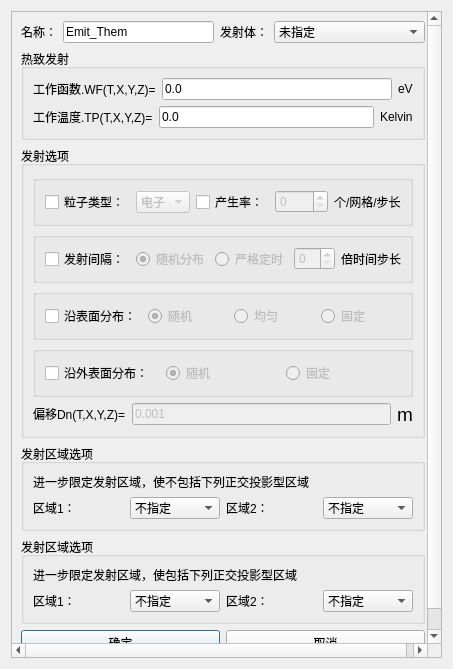
<?xml version="1.0" encoding="UTF-8"?>
<ui version="4.0">
 <class>Dialog_EmtDlg</class>
 <widget class="QDialog" name="Dialog_EmtDlg">
  <property name="windowModality">
   <enum>Qt::ApplicationModal</enum>
  </property>
  <property name="geometry">
   <rect>
    <x>0</x>
    <y>0</y>
    <width>453</width>
    <height>669</height>
   </rect>
  </property>
  <property name="minimumSize">
   <size>
    <width>0</width>
    <height>0</height>
   </size>
  </property>
  <property name="maximumSize">
   <size>
    <width>16777215</width>
    <height>16777215</height>
   </size>
  </property>
  <property name="windowTitle">
   <string>热致发射</string>
  </property>
  <layout class="QGridLayout" name="gridLayout_10">
   <item row="0" column="0">
    <widget class="QScrollArea" name="scrollArea">
     <property name="widgetResizable">
      <bool>true</bool>
     </property>
     <widget class="QWidget" name="scrollAreaWidgetContents">
      <property name="geometry">
       <rect>
        <x>0</x>
        <y>0</y>
        <width>416</width>
        <height>659</height>
       </rect>
      </property>
      <layout class="QGridLayout" name="gridLayout_9">
       <item row="0" column="0">
        <layout class="QHBoxLayout" name="horizontalLayout_9">
         <item>
          <widget class="QLabel" name="Label_Name_2">
           <property name="sizePolicy">
            <sizepolicy hsizetype="Fixed" vsizetype="Preferred">
             <horstretch>0</horstretch>
             <verstretch>0</verstretch>
            </sizepolicy>
           </property>
           <property name="text">
            <string>名称：</string>
           </property>
          </widget>
         </item>
         <item>
          <widget class="QLineEdit" name="LineEdit_Name">
           <property name="sizePolicy">
            <sizepolicy hsizetype="Preferred" vsizetype="Fixed">
             <horstretch>0</horstretch>
             <verstretch>0</verstretch>
            </sizepolicy>
           </property>
           <property name="text">
            <string>Emit_Them</string>
           </property>
          </widget>
         </item>
         <item>
          <widget class="QLabel" name="Label_Shadow_2">
           <property name="sizePolicy">
            <sizepolicy hsizetype="Fixed" vsizetype="Preferred">
             <horstretch>0</horstretch>
             <verstretch>0</verstretch>
            </sizepolicy>
           </property>
           <property name="text">
            <string>发射体：</string>
           </property>
          </widget>
         </item>
         <item>
          <widget class="StyledComboBox" name="ComboBox_Shadow">
           <property name="enabled">
            <bool>true</bool>
           </property>
           <property name="sizePolicy">
            <sizepolicy hsizetype="Preferred" vsizetype="Fixed">
             <horstretch>0</horstretch>
             <verstretch>0</verstretch>
            </sizepolicy>
           </property>
           <property name="maximumSize">
            <size>
             <width>16777215</width>
             <height>16777215</height>
            </size>
           </property>
           <property name="sizeIncrement">
            <size>
             <width>1</width>
             <height>0</height>
            </size>
           </property>
           <property name="editable">
            <bool>false</bool>
           </property>
           <item>
            <property name="text">
             <string>未指定</string>
            </property>
           </item>
          </widget>
         </item>
        </layout>
       </item>
       <item row="1" column="0">
        <spacer name="verticalSpacer">
         <property name="orientation">
          <enum>Qt::Vertical</enum>
         </property>
         <property name="sizeHint" stdset="0">
          <size>
           <width>20</width>
           <height>40</height>
          </size>
         </property>
        </spacer>
       </item>
       <item row="2" column="0">
        <widget class="QGroupBox" name="groupBox">
         <property name="title">
          <string>热致发射</string>
         </property>
         <layout class="QGridLayout" name="gridLayout_5">
          <item row="0" column="0">
           <spacer name="verticalSpacer_2">
            <property name="orientation">
             <enum>Qt::Vertical</enum>
            </property>
            <property name="sizeHint" stdset="0">
             <size>
              <width>20</width>
              <height>40</height>
             </size>
            </property>
           </spacer>
          </item>
          <item row="2" column="0">
           <spacer name="verticalSpacer_3">
            <property name="orientation">
             <enum>Qt::Vertical</enum>
            </property>
            <property name="sizeHint" stdset="0">
             <size>
              <width>20</width>
              <height>40</height>
             </size>
            </property>
           </spacer>
          </item>
          <item row="3" column="0">
           <layout class="QHBoxLayout" name="horizontalLayout_7">
            <item>
             <widget class="QLabel" name="label_3">
              <property name="text">
               <string>&lt;html&gt;&lt;head/&gt;&lt;body&gt;&lt;p&gt;工作温度.TP(T,X,Y,Z)=&lt;/p&gt;&lt;/body&gt;&lt;/html&gt;</string>
              </property>
             </widget>
            </item>
            <item>
             <widget class="QLineEdit" name="LineEdit_TP">
              <property name="enabled">
               <bool>true</bool>
              </property>
              <property name="text">
               <string>0.0</string>
              </property>
             </widget>
            </item>
            <item>
             <widget class="QLabel" name="label_4">
              <property name="text">
               <string>&lt;html&gt;&lt;head/&gt;&lt;body&gt;&lt;p&gt;Kelvin&lt;/p&gt;&lt;/body&gt;&lt;/html&gt;</string>
              </property>
             </widget>
            </item>
           </layout>
          </item>
          <item row="1" column="0">
           <layout class="QHBoxLayout" name="horizontalLayout_6">
            <item>
             <widget class="QLabel" name="label">
              <property name="text">
               <string>&lt;html&gt;&lt;head/&gt;&lt;body&gt;&lt;p&gt;工作函数.WF(T,X,Y,Z)=&lt;/p&gt;&lt;/body&gt;&lt;/html&gt;</string>
              </property>
             </widget>
            </item>
            <item>
             <widget class="QLineEdit" name="LineEdit_WF">
              <property name="text">
               <string>0.0</string>
              </property>
             </widget>
            </item>
            <item>
             <widget class="QLabel" name="label_2">
              <property name="text">
               <string>&lt;html&gt;&lt;head/&gt;&lt;body&gt;&lt;p&gt;eV&lt;/p&gt;&lt;/body&gt;&lt;/html&gt;</string>
              </property>
             </widget>
            </item>
           </layout>
          </item>
          <item row="4" column="0">
           <spacer name="verticalSpacer_4">
            <property name="orientation">
             <enum>Qt::Vertical</enum>
            </property>
            <property name="sizeHint" stdset="0">
             <size>
              <width>20</width>
              <height>40</height>
             </size>
            </property>
           </spacer>
          </item>
         </layout>
        </widget>
       </item>
       <item row="3" column="0">
        <widget class="QGroupBox" name="groupBox_2">
         <property name="title">
          <string>发射选项</string>
         </property>
         <layout class="QGridLayout" name="gridLayout_4">
          <item row="4" column="0">
           <layout class="QHBoxLayout" name="horizontalLayout_3">
            <item>
             <widget class="QGroupBox" name="groupBox_6">
              <property name="title">
               <string/>
              </property>
              <property name="flat">
               <bool>true</bool>
              </property>
              <layout class="QGridLayout" name="gridLayout_6">
               <item row="0" column="0">
                <widget class="QCheckBox" name="checkBox_surface">
                 <property name="text">
                  <string>沿表面分布：</string>
                 </property>
                </widget>
               </item>
               <item row="0" column="1">
                <widget class="QRadioButton" name="radioButton_randomm">
                 <property name="enabled">
                  <bool>false</bool>
                 </property>
                 <property name="text">
                  <string>随机</string>
                 </property>
                 <property name="checked">
                  <bool>true</bool>
                 </property>
                </widget>
               </item>
               <item row="0" column="2">
                <widget class="QRadioButton" name="radioButton_uniform">
                 <property name="enabled">
                  <bool>false</bool>
                 </property>
                 <property name="text">
                  <string>均匀</string>
                 </property>
                </widget>
               </item>
               <item row="0" column="3">
                <widget class="QRadioButton" name="radioButton_fixed">
                 <property name="enabled">
                  <bool>false</bool>
                 </property>
                 <property name="text">
                  <string>固定</string>
                 </property>
                </widget>
               </item>
              </layout>
             </widget>
            </item>
           </layout>
          </item>
          <item row="3" column="0">
           <spacer name="verticalSpacer_6">
            <property name="orientation">
             <enum>Qt::Vertical</enum>
            </property>
            <property name="sizeHint" stdset="0">
             <size>
              <width>20</width>
              <height>40</height>
             </size>
            </property>
           </spacer>
          </item>
          <item row="1" column="0">
           <spacer name="verticalSpacer_5">
            <property name="orientation">
             <enum>Qt::Vertical</enum>
            </property>
            <property name="sizeHint" stdset="0">
             <size>
              <width>20</width>
              <height>40</height>
             </size>
            </property>
           </spacer>
          </item>
          <item row="2" column="0">
           <layout class="QHBoxLayout" name="horizontalLayout_2">
            <item>
             <widget class="QGroupBox" name="groupBox_7">
              <property name="title">
               <string/>
              </property>
              <property name="flat">
               <bool>true</bool>
              </property>
              <layout class="QGridLayout" name="gridLayout_7">
               <item row="0" column="2">
                <widget class="QRadioButton" name="radioButton_strictTiming">
                 <property name="enabled">
                  <bool>false</bool>
                 </property>
                 <property name="text">
                  <string>严格定时</string>
                 </property>
                </widget>
               </item>
               <item row="0" column="3">
                <widget class="QSpinBox" name="spinBox_timesStep">
                 <property name="enabled">
                  <bool>false</bool>
                 </property>
                </widget>
               </item>
               <item row="0" column="1">
                <widget class="QRadioButton" name="radioButton_random">
                 <property name="enabled">
                  <bool>false</bool>
                 </property>
                 <property name="text">
                  <string>随机分布</string>
                 </property>
                 <property name="checked">
                  <bool>true</bool>
                 </property>
                </widget>
               </item>
               <item row="0" column="0">
                <widget class="QCheckBox" name="checkBox_transmittingInterval">
                 <property name="text">
                  <string>发射间隔：</string>
                 </property>
                </widget>
               </item>
               <item row="0" column="4">
                <widget class="QLabel" name="label_9">
                 <property name="text">
                  <string>倍时间步长</string>
                 </property>
                </widget>
               </item>
              </layout>
             </widget>
            </item>
           </layout>
          </item>
          <item row="8" column="0">
           <layout class="QHBoxLayout" name="horizontalLayout_5">
            <item>
             <widget class="QLabel" name="label_5">
              <property name="text">
               <string>&lt;html&gt;&lt;head/&gt;&lt;body&gt;&lt;p&gt;偏移Dn(T,X,Y,Z)=&lt;/p&gt;&lt;/body&gt;&lt;/html&gt;</string>
              </property>
             </widget>
            </item>
            <item>
             <widget class="QLineEdit" name="LineEdit_Dn">
              <property name="enabled">
               <bool>false</bool>
              </property>
              <property name="text">
               <string>0.001</string>
              </property>
             </widget>
            </item>
            <item>
             <widget class="QLabel" name="label_8">
              <property name="text">
               <string>&lt;html&gt;&lt;head/&gt;&lt;body&gt;&lt;p&gt;&lt;span style=&quot; font-size:14pt;&quot;&gt;m&lt;/span&gt;&lt;/p&gt;&lt;/body&gt;&lt;/html&gt;</string>
              </property>
             </widget>
            </item>
           </layout>
          </item>
          <item row="6" column="0">
           <layout class="QHBoxLayout" name="horizontalLayout_4">
            <item>
             <widget class="QGroupBox" name="groupBox_5">
              <property name="title">
               <string/>
              </property>
              <property name="flat">
               <bool>true</bool>
              </property>
              <layout class="QGridLayout" name="gridLayout">
               <item row="0" column="1">
                <widget class="QRadioButton" name="radioButton_randommm">
                 <property name="enabled">
                  <bool>false</bool>
                 </property>
                 <property name="text">
                  <string>随机</string>
                 </property>
                 <property name="checked">
                  <bool>true</bool>
                 </property>
                </widget>
               </item>
               <item row="0" column="2">
                <widget class="QRadioButton" name="radioButton_alongOutsideFixed">
                 <property name="enabled">
                  <bool>false</bool>
                 </property>
                 <property name="text">
                  <string>固定</string>
                 </property>
                </widget>
               </item>
               <item row="0" column="0">
                <widget class="QCheckBox" name="checkBox_outSurface">
                 <property name="text">
                  <string>沿外表面分布：</string>
                 </property>
                </widget>
               </item>
              </layout>
             </widget>
            </item>
           </layout>
          </item>
          <item row="0" column="0">
           <layout class="QHBoxLayout" name="horizontalLayout_8">
            <item>
             <widget class="QGroupBox" name="groupBox_8">
              <property name="title">
               <string/>
              </property>
              <property name="flat">
               <bool>true</bool>
              </property>
              <layout class="QGridLayout" name="gridLayout_8">
               <item row="0" column="3">
                <widget class="QSpinBox" name="spinBox_generationRate">
                 <property name="enabled">
                  <bool>false</bool>
                 </property>
                </widget>
               </item>
               <item row="0" column="1">
                <widget class="StyledComboBox" name="ComboBox_particleType">
                 <property name="enabled">
                  <bool>false</bool>
                 </property>
                 <item>
                  <property name="text">
                   <string>电子</string>
                  </property>
                 </item>
                 <item>
                  <property name="text">
                   <string>质子</string>
                  </property>
                 </item>
                </widget>
               </item>
               <item row="0" column="2">
                <widget class="QCheckBox" name="checkBox_generationRate">
                 <property name="text">
                  <string>产生率：</string>
                 </property>
                </widget>
               </item>
               <item row="0" column="0">
                <widget class="QCheckBox" name="checkBox_particleType">
                 <property name="text">
                  <string>粒子类型：</string>
                 </property>
                </widget>
               </item>
               <item row="0" column="4">
                <widget class="QLabel" name="label_7">
                 <property name="text">
                  <string>个/网格/步长</string>
                 </property>
                </widget>
               </item>
              </layout>
             </widget>
            </item>
           </layout>
          </item>
          <item row="5" column="0">
           <spacer name="verticalSpacer_7">
            <property name="orientation">
             <enum>Qt::Vertical</enum>
            </property>
            <property name="sizeHint" stdset="0">
             <size>
              <width>20</width>
              <height>40</height>
             </size>
            </property>
           </spacer>
          </item>
          <item row="7" column="0">
           <spacer name="verticalSpacer_8">
            <property name="orientation">
             <enum>Qt::Vertical</enum>
            </property>
            <property name="sizeHint" stdset="0">
             <size>
              <width>20</width>
              <height>40</height>
             </size>
            </property>
           </spacer>
          </item>
         </layout>
        </widget>
       </item>
       <item row="4" column="0">
        <widget class="QGroupBox" name="groupBox_3">
         <property name="title">
          <string>发射区域选项</string>
         </property>
         <layout class="QGridLayout" name="gridLayout_3">
          <item row="1" column="0">
           <layout class="QHBoxLayout" name="horizontalLayout_14">
            <item>
             <widget class="QLabel" name="label_16">
              <property name="text">
               <string>&lt;html&gt;&lt;head/&gt;&lt;body&gt;&lt;p&gt;进一步限定发射区域，使不包括下列正交投影型区域&lt;/p&gt;&lt;/body&gt;&lt;/html&gt;</string>
              </property>
             </widget>
            </item>
           </layout>
          </item>
          <item row="3" column="0">
           <layout class="QHBoxLayout" name="horizontalLayout_15">
            <item>
             <widget class="QLabel" name="label_17">
              <property name="text">
               <string>区域1：</string>
              </property>
             </widget>
            </item>
            <item>
             <widget class="StyledComboBox" name="ComboBox_notInclued">
              <item>
               <property name="text">
                <string>不指定</string>
               </property>
              </item>
             </widget>
            </item>
            <item>
             <widget class="QLabel" name="label_15">
              <property name="text">
               <string>区域2：</string>
              </property>
             </widget>
            </item>
            <item>
             <widget class="StyledComboBox" name="ComboBox_notIncludedd">
              <item>
               <property name="text">
                <string>不指定</string>
               </property>
              </item>
             </widget>
            </item>
           </layout>
          </item>
          <item row="2" column="0">
           <spacer name="verticalSpacer_12">
            <property name="orientation">
             <enum>Qt::Vertical</enum>
            </property>
            <property name="sizeHint" stdset="0">
             <size>
              <width>20</width>
              <height>40</height>
             </size>
            </property>
           </spacer>
          </item>
          <item row="0" column="0">
           <spacer name="verticalSpacer_11">
            <property name="orientation">
             <enum>Qt::Vertical</enum>
            </property>
            <property name="sizeHint" stdset="0">
             <size>
              <width>20</width>
              <height>40</height>
             </size>
            </property>
           </spacer>
          </item>
          <item row="4" column="0">
           <spacer name="verticalSpacer_13">
            <property name="orientation">
             <enum>Qt::Vertical</enum>
            </property>
            <property name="sizeHint" stdset="0">
             <size>
              <width>20</width>
              <height>40</height>
             </size>
            </property>
           </spacer>
          </item>
         </layout>
        </widget>
       </item>
       <item row="5" column="0">
        <widget class="QGroupBox" name="groupBox_4">
         <property name="title">
          <string>发射区域选项</string>
         </property>
         <layout class="QGridLayout" name="gridLayout_2">
          <item row="0" column="0">
           <spacer name="verticalSpacer_14">
            <property name="orientation">
             <enum>Qt::Vertical</enum>
            </property>
            <property name="sizeHint" stdset="0">
             <size>
              <width>20</width>
              <height>40</height>
             </size>
            </property>
           </spacer>
          </item>
          <item row="2" column="0">
           <spacer name="verticalSpacer_15">
            <property name="orientation">
             <enum>Qt::Vertical</enum>
            </property>
            <property name="sizeHint" stdset="0">
             <size>
              <width>20</width>
              <height>40</height>
             </size>
            </property>
           </spacer>
          </item>
          <item row="1" column="0">
           <layout class="QHBoxLayout" name="horizontalLayout_16">
            <item>
             <widget class="QLabel" name="label_18">
              <property name="text">
               <string>&lt;html&gt;&lt;head/&gt;&lt;body&gt;&lt;p&gt;进一步限定发射区域，使包括下列正交投影型区域&lt;/p&gt;&lt;/body&gt;&lt;/html&gt;</string>
              </property>
             </widget>
            </item>
           </layout>
          </item>
          <item row="3" column="0">
           <layout class="QHBoxLayout" name="horizontalLayout_17">
            <item>
             <widget class="QLabel" name="label_19">
              <property name="text">
               <string>区域1：</string>
              </property>
             </widget>
            </item>
            <item>
             <widget class="StyledComboBox" name="ComboBox_included">
              <item>
               <property name="text">
                <string>不指定</string>
               </property>
              </item>
             </widget>
            </item>
            <item>
             <widget class="QLabel" name="label_20">
              <property name="text">
               <string>区域2：</string>
              </property>
             </widget>
            </item>
            <item>
             <widget class="StyledComboBox" name="ComboBox_includedd">
              <item>
               <property name="text">
                <string>不指定</string>
               </property>
              </item>
             </widget>
            </item>
           </layout>
          </item>
          <item row="4" column="0">
           <spacer name="verticalSpacer_16">
            <property name="orientation">
             <enum>Qt::Vertical</enum>
            </property>
            <property name="sizeHint" stdset="0">
             <size>
              <width>20</width>
              <height>40</height>
             </size>
            </property>
           </spacer>
          </item>
         </layout>
        </widget>
       </item>
       <item row="6" column="0">
        <layout class="QHBoxLayout" name="horizontalLayout_18">
         <item>
          <widget class="QPushButton" name="pushButton_ok">
           <property name="text">
            <string>确定</string>
           </property>
          </widget>
         </item>
         <item>
          <widget class="QPushButton" name="pushButton">
           <property name="text">
            <string>取消</string>
           </property>
          </widget>
         </item>
        </layout>
       </item>
       <item row="7" column="0">
        <spacer name="verticalSpacer_17">
         <property name="orientation">
          <enum>Qt::Vertical</enum>
         </property>
         <property name="sizeHint" stdset="0">
          <size>
           <width>20</width>
           <height>40</height>
          </size>
         </property>
        </spacer>
       </item>
      </layout>
     </widget>
    </widget>
   </item>
  </layout>
 </widget>
 <customwidgets>
  <customwidget>
   <class>StyledComboBox</class>
   <extends>QComboBox</extends>
   <header>StyledComboBox.h</header>
  </customwidget>
 </customwidgets>
 <resources/>
 <connections/>
</ui>
